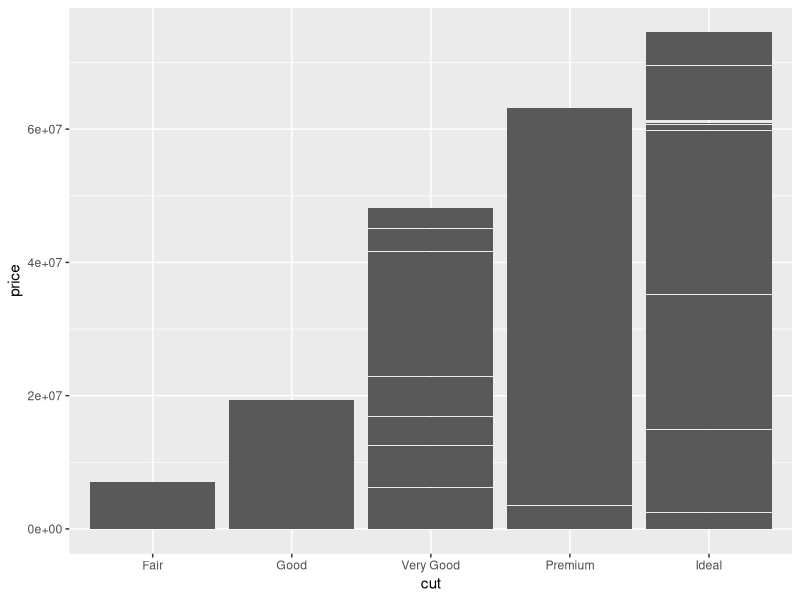
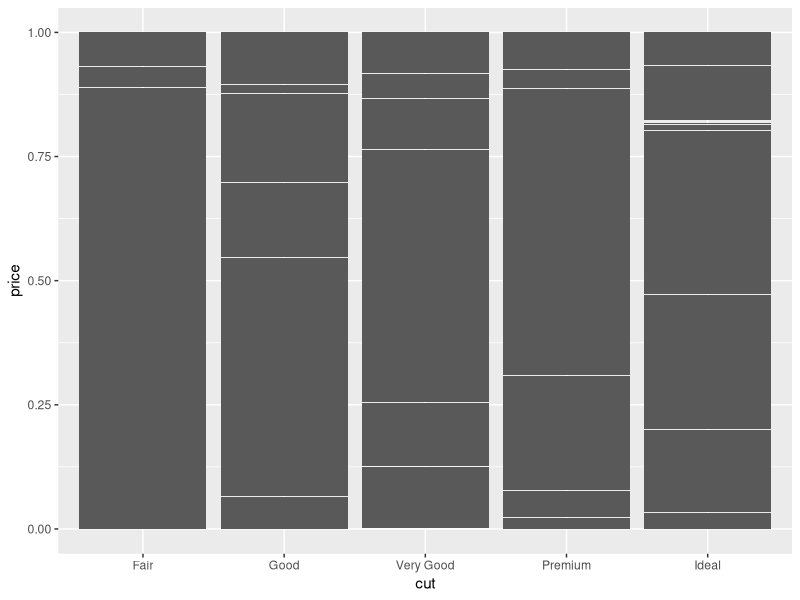
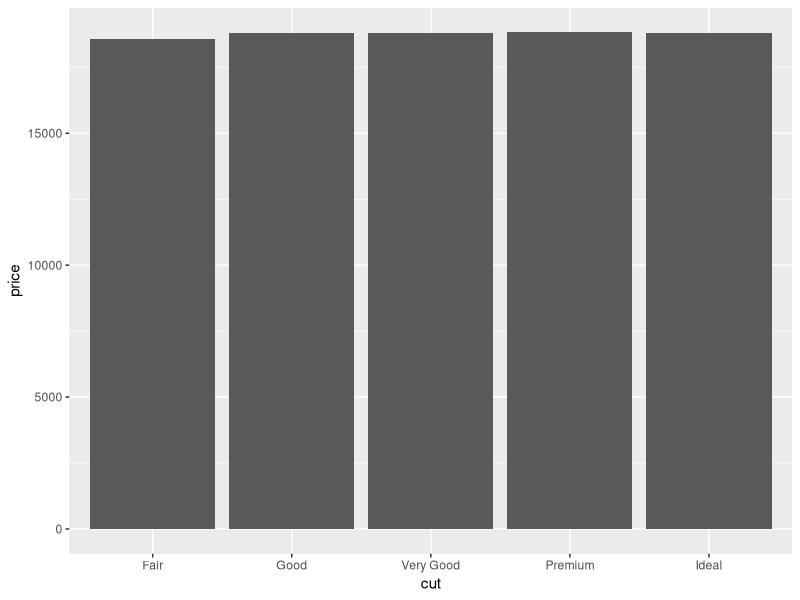

These figures' R source, in order:
# Exercise 2: advanced ggplot2 practice

# Install and load the `ggplot2` package
#install.packages('ggplot2')
library("ggplot2")

# For this exercise you will again be working with the `diamonds` data set.
# Use `?diamonds` to review details about this data set
?diamonds

## Position Adjustments

# Draw a column (bar) chart of diamonds cuts by price, with each bar filled by 
# clarity. You should see a _stacked_ bar chart.
ggplot(diamonds) + 
  geom_col(mapping = aes(x = cut, y = price))

# Draw the same chart again, but with each element positioned to "fill" the y axis
ggplot(diamonds) + 
  geom_col(mapping = aes(x = cut, y = price), position = "fill")

# Draw the same chart again, but with each element positioned to "dodge" each other
ggplot(diamonds) + 
  geom_col(mapping = aes(x = cut, y = price), position = "dodge")

# Draw a plot with point geometry with the x-position mapped to `cut` and the 
# y-position mapped to `clarity`
# This creates a "grid" grouping the points


# Use the "jitter" position adjustment to keep the points from all overlapping!
# (This works a little better with a sample of diamond data, such as from the 
# previous exercise).



## Scales

# Draw a "boxplot" (with `geom_boxplot`) for the diamond's price (y) by color (x)


# This has a lot of outliers, making it harder to read. To fix this, draw the 
# same plot but with a _logarithmic_ scale for the y axis.


# For another version, draw the same plot but with `violin` geometry instead of 
# `boxplot` geometry!
# How does the logarithmic scale change the data presentation?


# Another interesting plot: draw a plot of the diamonds price (y) by carat (x), 
# using a heatmap of 2d bins (geom_bin2d)
# What happens when you make the x and y channels scale logarithmically?


# Draw a scatter plot for the diamonds price (y) by carat (x). Color each point
# by the clarity (Remember, this will take a while. Use a sample of the diamonds 
# for faster results)


# Change the color of the previous plot using a ColorBrewer scale of your choice. 
# What looks nice?



## Coordinate Systems

# Draw a bar chart with x-position and fill color BOTH mapped to cut
# For best results, SET the `width` of the geometry to be 1 (fill plot, no space
# between)
# TIP: You can save the plot to a variable for easier modifications


# Draw the same chart, but with the coordinate system flipped


# Draw the same chart, but in a polar coordinate system. It's a Coxcomb chart!



## Facets

# Take the scatter plot of price by carat data (colored by clarity) and add 
# _facets_ based on the diamond's `color`



## Saving Plots

# Use the `ggsave()` function to save the current (recent) plot to disk.
# Name the output file "my-plot.png".
# Make sure you've set the working directory!!

